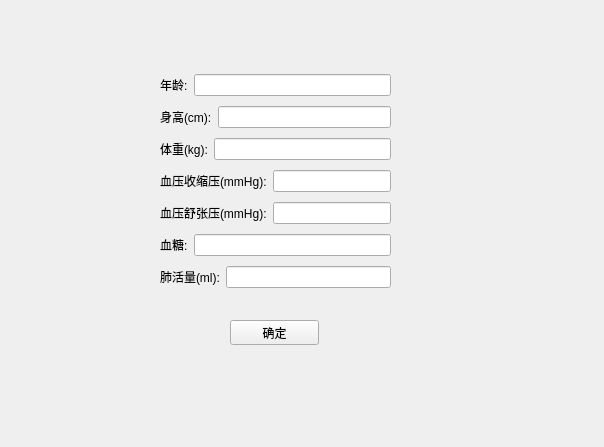
<?xml version="1.0" encoding="UTF-8"?>
<ui version="4.0">
 <class>HealthTest</class>
 <widget class="QWidget" name="HealthTest">
  <property name="geometry">
   <rect>
    <x>0</x>
    <y>0</y>
    <width>604</width>
    <height>447</height>
   </rect>
  </property>
  <property name="windowTitle">
   <string>Form</string>
  </property>
  <widget class="QPushButton" name="pushButton">
   <property name="geometry">
    <rect>
     <x>230</x>
     <y>320</y>
     <width>89</width>
     <height>25</height>
    </rect>
   </property>
   <property name="text">
    <string>确定</string>
   </property>
  </widget>
  <widget class="QWidget" name="">
   <property name="geometry">
    <rect>
     <x>160</x>
     <y>70</y>
     <width>231</width>
     <height>227</height>
    </rect>
   </property>
   <layout class="QVBoxLayout" name="verticalLayout">
    <item>
     <layout class="QHBoxLayout" name="horizontalLayout">
      <item>
       <widget class="QLabel" name="Age">
        <property name="text">
         <string>年龄:</string>
        </property>
       </widget>
      </item>
      <item>
       <widget class="QLineEdit" name="age"/>
      </item>
     </layout>
    </item>
    <item>
     <layout class="QHBoxLayout" name="horizontalLayout_2">
      <item>
       <widget class="QLabel" name="Height">
        <property name="text">
         <string>身高(cm):</string>
        </property>
       </widget>
      </item>
      <item>
       <widget class="QLineEdit" name="height"/>
      </item>
     </layout>
    </item>
    <item>
     <layout class="QHBoxLayout" name="horizontalLayout_3">
      <item>
       <widget class="QLabel" name="Weight">
        <property name="text">
         <string>体重(kg):</string>
        </property>
       </widget>
      </item>
      <item>
       <widget class="QLineEdit" name="weight"/>
      </item>
     </layout>
    </item>
    <item>
     <layout class="QHBoxLayout" name="horizontalLayout_4">
      <item>
       <widget class="QLabel" name="S_pressure">
        <property name="text">
         <string>血压收缩压(mmHg):</string>
        </property>
       </widget>
      </item>
      <item>
       <widget class="QLineEdit" name="s_pressure"/>
      </item>
     </layout>
    </item>
    <item>
     <layout class="QHBoxLayout" name="horizontalLayout_5">
      <item>
       <widget class="QLabel" name="D_pressure">
        <property name="text">
         <string>血压舒张压(mmHg):</string>
        </property>
       </widget>
      </item>
      <item>
       <widget class="QLineEdit" name="d_pressure"/>
      </item>
     </layout>
    </item>
    <item>
     <layout class="QHBoxLayout" name="horizontalLayout_6">
      <item>
       <widget class="QLabel" name="BloodSugar">
        <property name="text">
         <string>血糖:</string>
        </property>
       </widget>
      </item>
      <item>
       <widget class="QLineEdit" name="blood_sugar"/>
      </item>
     </layout>
    </item>
    <item>
     <layout class="QHBoxLayout" name="horizontalLayout_7">
      <item>
       <widget class="QLabel" name="VC">
        <property name="text">
         <string>肺活量(ml):</string>
        </property>
       </widget>
      </item>
      <item>
       <widget class="QLineEdit" name="vc"/>
      </item>
     </layout>
    </item>
   </layout>
  </widget>
 </widget>
 <resources/>
 <connections/>
</ui>
